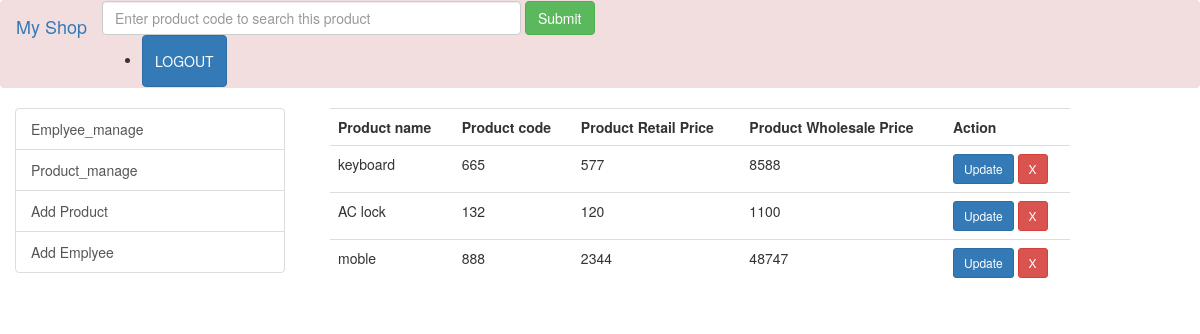
The page /director/pro_manage (signed in) on the database its author committed.
### shopwork/models.py (models this page shows, shortened)
class Product(models.Model):
    pro_name = models.CharField(max_length=200)
    pro_code = models.IntegerField()
    pro_retail_price = models.IntegerField()
    pro_wholesale_price = models.IntegerField()

### shopwork/views.py (the view)
# urls.py: path('director/pro_manage',views.pro_manage,name="pro_manage"),
def pro_manage(r):
    if not r.session.has_key('login_dir'):
        return redirect(login_dir)
    data = {"pro":Product.objects.all()}
    return render(r,'director/pro_manage.html',data)

### templates/director/pro_manage.html
{% extends 'director/base.html' %}
{% block navbar %}
{% block navbar1 %}
    {{ block.super }}
{% endblock %}
{% endblock %}
{% block side %}
   {{ block.super }}
{% endblock %}
{% block contant %}
    <div class="container-fluid mt-5">
      <div class="card">
          <table class="table table-hover">
              <tr class="bg-dark text-white">
                  <th>Product name</th>
                  <th>Product code </th>
                  <th>Product Retail Price </th>
                  <th>Product Wholesale Price</th>
                  <th>Action</th>
              </tr>
              {% for x in pro %}
              <tr>
                  <td>{{ x.pro_name }}</td>
                  <td>{{ x.pro_code }}</td>
                  <td>{{ x.pro_retail_price }}</td>
                  <td>{{ x.pro_wholesale_price }}</td>
                  <td>
                      <a href="{% url 'update_pro' x.id %}" class="btn btn-primary btn-sm">Update</a>
                      <a href="{% url 'delete_pro' x.id %}" class="btn btn-danger btn-sm">X</a>
                  </td>
              </tr>
              {% endfor %}
          </table>
      </div>
    </div>
{% endblock %}

### rows shown on the page
Product: pro_name "keyboard", pro_code "665", pro_retail_price "577", pro_wholesale_price "8588"
Product: pro_name "AC lock", pro_code "132", pro_retail_price "120", pro_wholesale_price "1100"
Product: pro_name "moble", pro_code "888", pro_retail_price "2344", pro_wholesale_price "48747"
